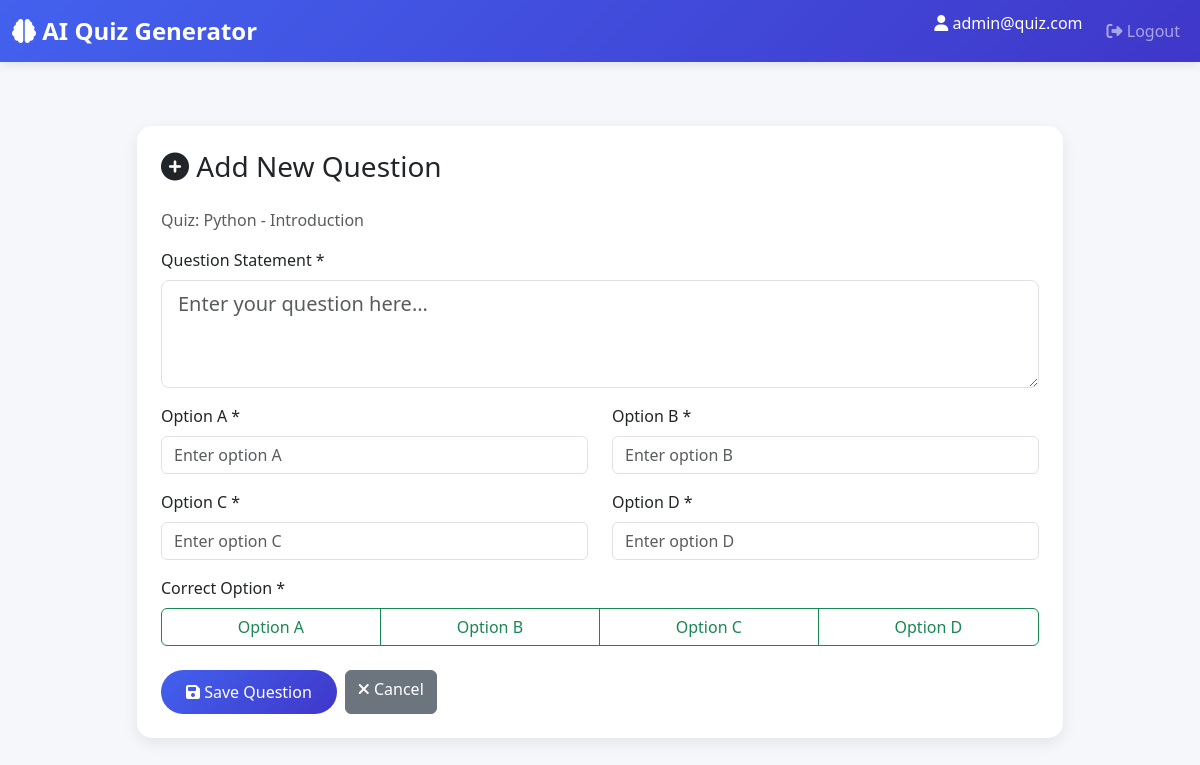
Screenshot of /admin/quiz/1/question/add (signed in) with the database file from the repository.
### models.py (models this page shows, shortened)
class User(db.Model):
    __tablename__ = 'users'
    id = db.Column(db.Integer, primary_key=True)
    username = db.Column(db.String(120), unique=True, nullable=False)
    password = db.Column(db.String(200), nullable=False)
    full_name = db.Column(db.String(100), nullable=False)
    qualification = db.Column(db.String(100))
    date_of_birth = db.Column(db.Date)
    is_admin = db.Column(db.Boolean, default=False)
    created_at = db.Column(db.DateTime, default=datetime.utcnow)
    scores = db.relationship('Score', backref='user', lazy=True, cascade='all, delete-orphan')

class Subject(db.Model):
    __tablename__ = 'subjects'
    id = db.Column(db.Integer, primary_key=True)
    name = db.Column(db.String(100), nullable=False)
    description = db.Column(db.Text)
    created_at = db.Column(db.DateTime, default=datetime.utcnow)
    chapters = db.relationship('Chapter', backref='subject', lazy=True, cascade='all, delete-orphan')

class Chapter(db.Model):
    __tablename__ = 'chapters'
    id = db.Column(db.Integer, primary_key=True)
    subject_id = db.Column(db.Integer, db.ForeignKey('subjects.id'), nullable=False)
    name = db.Column(db.String(100), nullable=False)
    description = db.Column(db.Text)
    created_at = db.Column(db.DateTime, default=datetime.utcnow)
    quizzes = db.relationship('Quiz', backref='chapter', lazy=True, cascade='all, delete-orphan')

### app.py (the view, shortened to what this page needs)
@app.route('/admin/quiz/<int:quiz_id>/question/add', methods=['GET', 'POST'])
@admin_required
def add_question(quiz_id):
    quiz = Quiz.query.get_or_404(quiz_id)
    return render_template('add_question.html', quiz=quiz)

### app.py (called while the page is built)
def admin_required(f):
    @wraps(f)
    def decorated_function(*args, **kwargs):
        if 'user_id' not in session:
            flash('Please login first', 'warning')
            return redirect(url_for('login'))
        user = User.query.get(session['user_id'])
        if not user or not user.is_admin:
            flash('Access denied. Admin only.', 'danger')
            return redirect(url_for('user_dashboard'))
        return f(*args, **kwargs)
    return decorated_function

### templates/add_question.html (shortened to what this page needs)
{% extends "base.html" %}
{% block content %}
<div class="container py-5">
    <div class="row justify-content-center">
        <div class="col-md-10">
            <div class="card">
                <div class="card-body p-4">
                    <h3 class="card-title mb-4">
                        <i class="fas fa-plus-circle"></i> Add New Question
                    </h3>
                    <p class="text-muted">Quiz: {{ quiz.chapter.subject.name }} - {{ quiz.chapter.name }}</p>
                    <form method="POST" action="{{ url_for('add_question', quiz_id=quiz.id) }}">
                        <div class="mb-3">
                            <label for="question_statement" class="form-label">Question Statement *</label>
                            <textarea class="form-control form-control-lg" id="question_statement"
                                      name="question_statement" rows="3" required
                                      placeholder="Enter your question here..."></textarea>
                        </div>
                        <div class="row">
                            <div class="col-md-6 mb-3">
                                <label for="option1" class="form-label">Option A *</label>
                                <input type="text" class="form-control" id="option1"
                                       name="option1" required
                                       placeholder="Enter option A">
                            </div>
                            <div class="col-md-6 mb-3">
                                <label for="option2" class="form-label">Option B *</label>
                                <input type="text" class="form-control" id="option2"
                                       name="option2" required
                                       placeholder="Enter option B">
                            </div>
                            <div class="col-md-6 mb-3">
                                <label for="option3" class="form-label">Option C *</label>
                                <input type="text" class="form-control" id="option3"
                                       name="option3" required
                                       placeholder="Enter option C">
                            </div>
                            <div class="col-md-6 mb-3">
                                <label for="option4" class="form-label">Option D *</label>
                                <input type="text" class="form-control" id="option4"
                                       name="option4" required
                                       placeholder="Enter option D">
                            </div>
                        </div>
                        <div class="mb-4">
                            <label class="form-label">Correct Option *</label>
                            <div class="btn-group w-100" role="group">
                                <label class="btn btn-outline-success" for="option_a">Option A</label>
                                <label class="btn btn-outline-success" for="option_b">Option B</label>
                                <label class="btn btn-outline-success" for="option_c">Option C</label>
                                <label class="btn btn-outline-success" for="option_d">Option D</label>
                            </div>
                        </div>
                        <div class="d-flex gap-2">
                            <button type="submit" class="btn btn-primary">
                                <i class="fas fa-save"></i> Save Question
                            </button>
                            <a href="{{ url_for('manage_questions', quiz_id=quiz.id) }}" class="btn btn-secondary">
                                <i class="fas fa-times"></i> Cancel
                            </a>
                        </div>
                    </form>
                </div>
            </div>
        </div>
    </div>
</div>
{% endblock %}

### templates/base.html (shortened to what this page needs)
<!DOCTYPE html>
<html lang="en">
<head>
    <link href="https://cdn.jsdelivr.net/npm/bootstrap@5.3.0/dist/css/bootstrap.min.css" rel="stylesheet">
    <link rel="stylesheet" href="https://cdnjs.cloudflare.com/ajax/libs/font-awesome/6.4.0/css/all.min.css">
</head>
<body>
    <nav class="navbar navbar-expand-lg navbar-dark">
        <div class="container-fluid">
            <a class="navbar-brand" href="{{ url_for('index') }}">
                <i class="fas fa-brain"></i> AI Quiz Generator
            </a>
            <div class="collapse navbar-collapse" id="navbarNav">
                <ul class="navbar-nav ms-auto">
                    {% if session.get('user_id') %}
                        <li class="nav-item">
                            <span class="navbar-text text-white me-3">
                                <i class="fas fa-user"></i> {{ session.get('username') }}
                            </span>
                        </li>
                        <li class="nav-item">
                            <a class="nav-link" href="{{ url_for('logout') }}">
                                <i class="fas fa-sign-out-alt"></i> Logout
                            </a>
                        </li>
                    {% endif %}
                </ul>
            </div>
        </div>
    </nav>
    {% block content %}{% endblock %}
</body>
</html>

### templates/base.html (style rules this page uses)
:root { --primary-color: #4361ee; --secondary-color: #3f37c9; --success-color: #06d6a0; --danger-color: #ef476f; --warning-color: #ffd166; --dark-color: #212529; --light-color: #f8f9fa; }
body { font-family: 'Segoe UI', Tahoma, Geneva, Verdana, sans-serif; background-color: #f5f7fa; }
.navbar { background: linear-gradient(135deg, var(--primary-color), var(--secondary-color)); box-shadow: 0 2px 10px rgba(0,0,0,0.1); }
.navbar-brand { font-weight: bold; font-size: 1.5rem; }
.card { border: none; border-radius: 15px; box-shadow: 0 5px 15px rgba(0,0,0,0.08); transition: transform 0.3s, box-shadow 0.3s; }
.btn-primary { background: linear-gradient(135deg, var(--primary-color), var(--secondary-color)); border: none; border-radius: 25px; padding: 10px 25px; transition: all 0.3s; }

### rows the page displays
User: get "admin@quiz.com"
Subject: chapter.subject.name "Python"
Chapter: chapter.name "Introduction"
